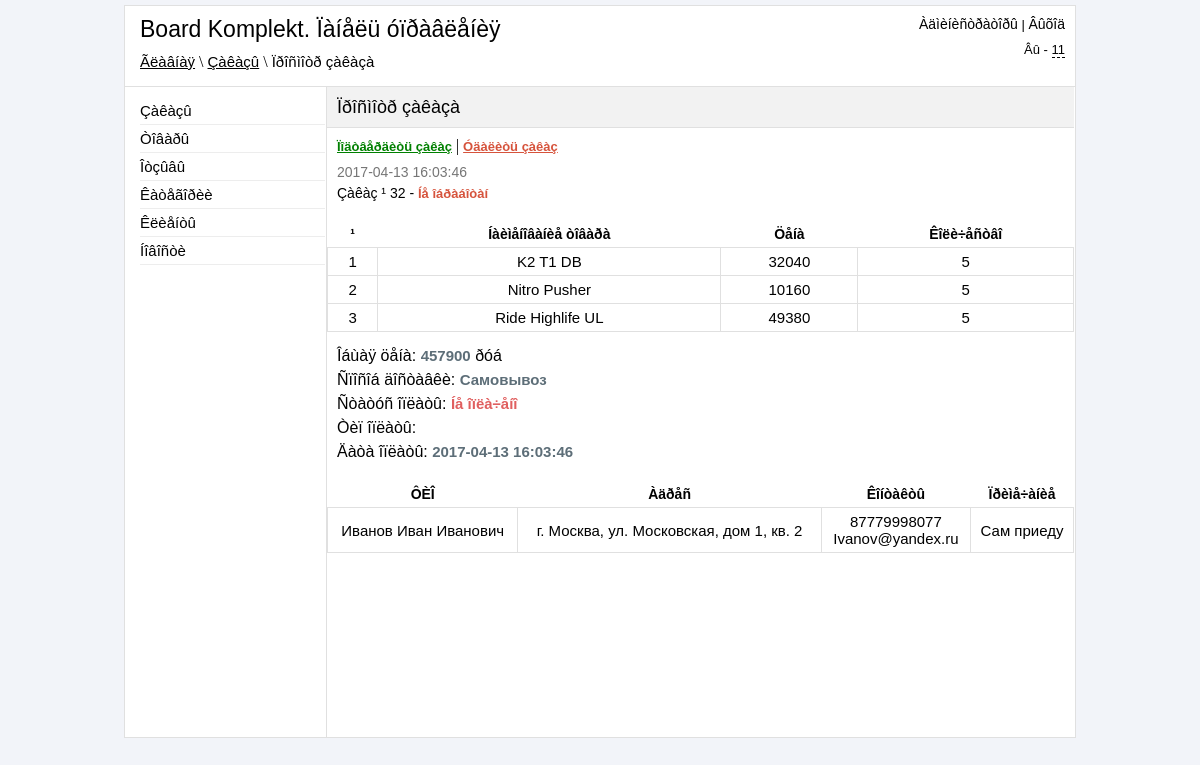
Page /admin/view_order.php?id=32 (signed in) on the committed database.
### tables this page shows
CREATE TABLE IF NOT EXISTS `orders` (
  `order_id` int(11) NOT NULL AUTO_INCREMENT,
  `id_buyer` int(11) NOT NULL,
  `order_datetime` datetime NOT NULL,
  `order_total_price` int(11) NOT NULL,
  `order_delivery` varchar(255) NOT NULL,
  `order_type_pay` varchar(100) NOT NULL,
  `order_note` text NOT NULL,
  `order_confirmed` varchar(50) NOT NULL DEFAULT 'no',
  `order_pay` varchar(40) NOT NULL,
  PRIMARY KEY (`order_id`),
  KEY `id_buyer` (`id_buyer`)
);

CREATE TABLE IF NOT EXISTS `buy_products` (
  `buy_id` int(11) NOT NULL AUTO_INCREMENT,
  `buy_id_order` int(11) NOT NULL,
  `buy_id_product` int(11) NOT NULL,
  `buy_count_product` int(11) NOT NULL,
  PRIMARY KEY (`buy_id`),
  KEY `buy_id` (`buy_id`),
  KEY `buy_id_order` (`buy_id_order`),
  KEY `buy_id_product` (`buy_id_product`)
);

CREATE TABLE IF NOT EXISTS `table_products` (
  `products_id` int(11) NOT NULL AUTO_INCREMENT,
  `title` varchar(255) NOT NULL,
  `price` int(11) NOT NULL,
  `seo_words` text NOT NULL,
  `seo_description` text NOT NULL,
  `mini_description` varchar(280) NOT NULL,
  `image` varchar(255) NOT NULL,
  `description` text NOT NULL,
  `mini_features` varchar(280) NOT NULL,
  `features` text NOT NULL,
  `datetime` datetime NOT NULL,
  `new` tinyint(4) NOT NULL DEFAULT '0',
  `leader` tinyint(4) NOT NULL DEFAULT '0',
  `sale` tinyint(4) NOT NULL DEFAULT '0',
  `visible` tinyint(4) NOT NULL DEFAULT '0',
  `brand_id` int(11) NOT NULL,
  PRIMARY KEY (`products_id`),
  KEY `products_id` (`products_id`),
  KEY `products_id_2` (`products_id`),
  KEY `brand_id` (`brand_id`)
);

CREATE TABLE IF NOT EXISTS `reg_user` (
  `user_id` int(11) NOT NULL AUTO_INCREMENT,
  `login` varchar(100) NOT NULL,
  `password` varchar(100) NOT NULL,
  `surname` varchar(100) NOT NULL,
  `name` varchar(100) NOT NULL,
  `patronymic` varchar(100) NOT NULL,
  `email` varchar(100) NOT NULL,
  `phone` varchar(100) NOT NULL,
  `address` text NOT NULL,
  `datetime` datetime NOT NULL,
  `ip` varchar(50) NOT NULL,
  PRIMARY KEY (`user_id`)
);

### admin/include/functions.php (called while the page is built)
<?php
function clear_strings($clear_string)
{
    $clear_string = strip_tags($clear_string);
    $clear_string = mysql_real_escape_string($clear_string);
    $clear_string = trim($clear_string);
    return $clear_string;
}
?>

### admin/view_order.php (the view, shortened to what this page needs)
<?php
	if ($_SESSION['auth_admin'] == "yes_auth")
	{
		include("include/db_connect.php");
        include("include/functions.php");
       $id = clear_strings($_GET["id"]);
?>
<!DOCTYPE HTML>
<html>
<head>
	<link href ="css/reset.css" rel="stylesheet" type="text/css" />
	<link href ="css/style.css" rel="stylesheet" type="text/css" />
    <link href ="jquery_confirm/jquery_confirm.css" rel="stylesheet" type="text/css" />
</head>
<body>
<div class="block-body">
	<?php
		include("include/block-header.php");
	?>
	<div class="block-content">
		<div class = "block-parameters">
           <p class="title-page">Ïðîñìîòð çàêàçà</p>
		</div>
        <?php
	       $result = mysql_query("SELECT * FROM orders WHERE order_id='$id'", $link);
           if (mysql_num_rows($result) > 0) {
            $row = mysql_fetch_array($result);
            do {
                if ($row["order_confirmed"] == 'yes') {
                    $status = '<b class="green">Îáðàáîòàí</b>';
                    $linkOrder =' <p class="view-order-link"><a class="delete" rel="view_order.php?id='.$row["order_id"].'&action=delete">Óäàëèòü çàêàç</a></p>';
                }
                else {
                    $status = '<b class="red">Íå îáðàáîòàí</b>';
                    $linkOrder = '<p class="view-order-link"><a class="green" href="view_order.php?id='.$row["order_id"].'&action=accept">Ïîäòâåðäèòü çàêàç</a> | <a class="delete" rel="view_order.php?id='.$row["order_id"].'&action=delete">Óäàëèòü çàêàç</a></p>';
                }
                echo '
                    '.$linkOrder.'
                    <p class="order_datetime">'.$row["order_datetime"].'</p>
                    <p class="order_number">Çàêàç ¹ '.$row["order_id"].' - '.$status.'</p>
                    <table align="center" cellpadding="10" width="100%">
                    <tr>
                        <th>¹</th>
                        <th>Íàèìåíîâàíèå òîâàðà</th>
                        <th>Öåíà</th>
                        <th>Êîëè÷åñòâî</th>
                    </tr>
                ';
                $query_product = mysql_query("SELECT * FROM buy_products,table_products WHERE buy_products.buy_id_order='$id' AND table_products.products_id=buy_products.buy_id_product", $link);
                $result_query = mysql_fetch_array($query_product);
                $buyer_product = mysql_query("SELECT * FROM orders,reg_user WHERE orders.order_id='$id' AND reg_user.user_id=orders.id_buyer", $link);
                $result_query_buyer = mysql_fetch_array($buyer_product);
                do {
                    $price = $price + ($result_query["price"] * $result_query["buy_count_product"]);
                    $index_count = $index_count + 1;
                    echo '
                    <tr>
                        <td align="center">'.$index_count.'</td>
                        <td align="center">'.$result_query["title"].'</td>
                        <td align="center">'.$result_query["price"].'</td>
                        <td align="center">'.$result_query["buy_count_product"].'</td>
                    </tr>
                    ';
                } while ($result_query = mysql_fetch_array($query_product));
                if ($row["order_pay"] == "accepted") {
                    $stat_pay = '<b class="green">Îïëà÷åíî</b>';
                }
                else {
                    $stat_pay = '<b class="red">Íå îïëà÷åíî</b>';
                }
                echo '
                    </table>
                    <ul class = "info-order">
                        <li>Îáùàÿ öåíà: <b>'.$price.'</b> ðóá</li>
                        <li>Ñïîñîá äîñòàâêè: <b>'.$row["order_delivery"].'</b></li>
                        <li>Ñòàòóñ îïëàòû: '.$stat_pay.'</li>
                        <li>Òèï îïëàòû: <b>'.$row["order_type_pay"].'</b></li>
                        <li>Äàòà îïëàòû: <b>'.$row["order_datetime"].'</b></li>
                    </ul>
                    <table align="center" cellpadding="10" width="100%">
                    <tr>
                        <th>ÔÈÎ</th>
                        <th>Àäðåñ</th>
                        <th>Êîíòàêòû</th>
                        <th>Ïðèìå÷àíèå</th>
                    </tr>
                    <tr>
                        <td align="center">'.$result_query_buyer["surname"].' '.$result_query_buyer["name"].' '.$result_query_buyer["patronymic"].'</td>
                        <td align="center">'.$result_query_buyer["address"].'</td>
                        <td align="center">'.$result_query_buyer["phone"].'</br>'.$result_query_buyer["email"].'</td>
                        <td align="center">'.$result_query_buyer["order_note"].'</td>
                    </tr>
                    </table>
                ';
            } while ($row = mysql_fetch_array($result));
           }
        ?>
	</div>
</div>
</body>
</html>
<?php
	}
	else
	{
		header("Location: login.php");
	}
?>

### admin/css/style.css (style rules this page uses)
body { background-color: #F2F4F9 }
b { font-weight:bold; }
table { margin-top: 20px; }
th { padding-left: 5px; padding-right: 5px; padding-top: 5px; padding-bottom: 5px; font: bold 14px sans-serif; }
td { padding-left: 5px; padding-right: 5px; padding-top: 5px; padding-bottom: 5px; border: 1px solid #E0E0E0; font: 15px sans-serif; vertical-align: middle; }
.block-body { width: 950px; margin: 5px auto; background-color: white; border: 1px solid #E0E0E0; }
.block-header-left a { font: 15px sans-serif; color: black; }
.block-content { width: 747px; min-height: 650px; height: auto; margin-left: 201px; border-left: 1px solid #E0E0E0; }
.block-parameters { height: 40px; border-bottom: 1px solid #E0E0E0; background-color: #F2F2F2; }
.title-page { font: 18px sans-serif; margin-top: 10px; margin-left: 10px; position: absolute; }
.delete { font: bold 13px sans-serif; color: #D6533C; cursor: pointer; text-decoration: underline; }
.green { font: bold 13px sans-serif; color: green; }
.order_datetime { font: 14px sans-serif; margin-left: 10px; margin-top: 10px; margin-bottom: 0px; color: #767676; }
.order_number { font: 14px sans-serif; margin-left: 10px; margin-top: 5px; margin-bottom: 10px; color: black; }
.red { font: bold 13px sans-serif; color: #D6533C; }
.view-order-link { margin-left: 10px; margin-top: 10px; }
.info-order { margin-top: 15px; }
.info-order li { font: 16px sans-serif; margin-left: 10px; margin-top: 6px; }
.info-order b { color: #5D6E78; font: bold 15px sans-serif; }
.info-order b.red { color: #E05F5F; font: bold 15px sans-serif; }

### rows in the picture
orders: order_datetime "2017-04-13 16:03:46", order_id "32", order_confirmed "Íå îáðàáîòàí", price "457900", order_delivery "Самовывоз", order_pay "Íå îïëà÷åíî", id_buyer.surname "Иванов", id_buyer.name "Иван", id_buyer.patronymic "Иванович", id_buyer.address "г. Москва, ул. Московская, дом 1, кв. 2", id_buyer.phone "87779998077", id_buyer.email "Ivanov@yandex.ru", order_note "Сам приеду"
buy_products: buy_id_product.title "K2 T1 DB", buy_id_product.price "32040", buy_count_product "5"
buy_products: buy_id_product.title "Nitro Pusher", buy_id_product.price "10160", buy_count_product "5"
buy_products: buy_id_product.title "Ride Highlife UL", buy_id_product.price "49380", buy_count_product "5"

### other values in the picture
$_SESSION['urlpage'] "Ãëàâíàÿ \\ Çàêàçû \\ Ïðîñìîòð çàêàçà"
